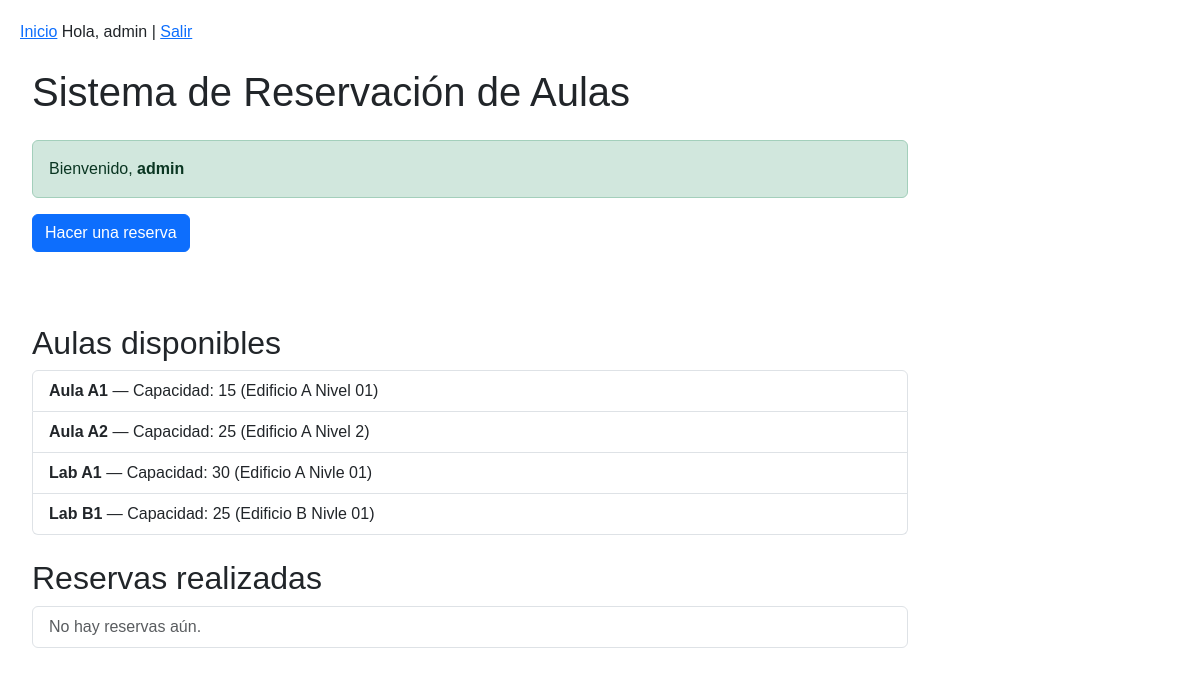
The app's page / (signed in) with its own data.
### aulas/models.py (models this page shows, shortened)
class Aula(models.Model):
    TIPO_CHOICES = [
        ('laboratorio', 'Laboratorio'),
        ('salon', 'Salón Normal'),
        ('auditorio', 'Auditorio'),
    ]
    nombre = models.CharField(max_length=50)
    capacidad = models.IntegerField()
    ubicacion = models.CharField(max_length=100)
    tipo = models.CharField(max_length=20, choices=TIPO_CHOICES, default='salon')

### aulas/views.py (the view)
# urls.py: path('', views.home, name='home'),
def home(request):
    aulas = Aula.objects.all()
    reservas = Reserva.objects.all()
    return render(request, 'home.html', {'aulas': aulas, 'reservas': reservas})

### aulas/templates/home.html (shortened to what this page needs)
{% extends "base.html" %}
{% load widget_tweaks %}
{% block content %}
  <div class="container my-4">
    <h1 class="mb-4">Sistema de Reservación de Aulas</h1>
    {% if user.is_authenticated %}
      <div class="alert alert-success">
        Bienvenido, <strong>{{ user.username }}</strong>
      </div>
      <a href="{% url 'reservar_aula' %}" class="btn btn-primary mb-4">Hacer una reserva</a>
    {% endif %}
    <h2 class="mt-5">Aulas disponibles</h2>
    <ul class="list-group mb-4">
      {% for aula in aulas %}
        <li class="list-group-item">
          <strong>{{ aula.nombre }}</strong> — Capacidad: {{ aula.capacidad }} ({{ aula.ubicacion }})
        </li>
      {% empty %}
        <li class="list-group-item text-muted">No hay aulas registradas.</li>
      {% endfor %}
    </ul>
    <h2>Reservas realizadas</h2>
    <ul class="list-group">
      {% for reserva in reservas %}
        <li class="list-group-item">
          <strong>{{ reserva.aula.nombre }}</strong> reservado por <em>{{ reserva.usuario.username }}</em>
          el {{ reserva.fecha }} de {{ reserva.hora_inicio }} a {{ reserva.hora_fin }}
        </li>
      {% empty %}
        <li class="list-group-item text-muted">No hay reservas aún.</li>
      {% endfor %}
    </ul>
  </div>
{% endblock %}

### aulas/templates/base.html (shortened to what this page needs)
<!doctype html>
<html lang="es">
<head>
  <link href="https://cdn.jsdelivr.net/npm/bootstrap@5.3.2/dist/css/bootstrap.min.css" rel="stylesheet">
</head>
<body>
  <header>
    <nav>
      <a href="{% url 'home' %}">Inicio</a>
      {% if user.is_authenticated %}
        <span>Hola, {{ user.username }}</span> |
        <a href="{% url 'logout' %}">Salir</a>
      {% else %}
        <a href="{% url 'login' %}">Entrar</a>
        <a href="{% url 'register' %}">Registrarse</a>
      {% endif %}
    </nav>
  </header>
  <main>
    {% block content %}{% endblock %}
  </main>
</body>
</html>

### aulas/templates/base.html (style rules this page uses)
body { font-family: Arial, sans-serif; margin: 20px; max-width:900px; }

### records on screen
Aula: nombre "Aula A1", capacidad "15", ubicacion "Edificio A Nivel 01"
Aula: nombre "Aula A2", capacidad "25", ubicacion "Edificio A Nivel 2"
Aula: nombre "Lab A1", capacidad "30", ubicacion "Edificio A Nivle 01"
Aula: nombre "Lab B1", capacidad "25", ubicacion "Edificio B Nivle 01"

### other values on screen
{{ user.username }} "admin"
